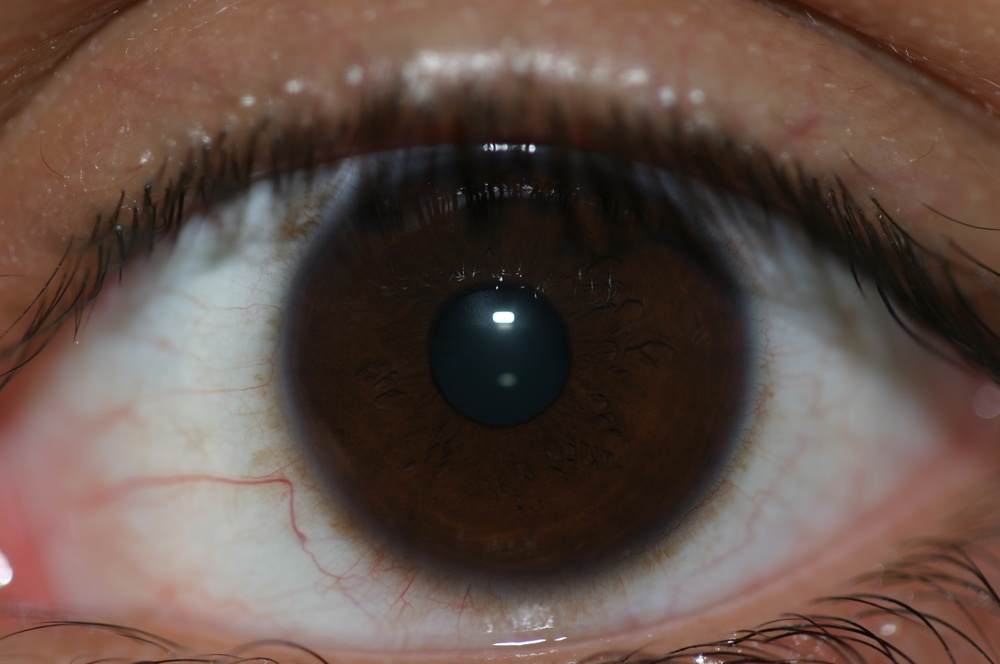
#> input picture test_eye.JPG, 1000 x 664 px, shrunk from 2048 x 1360 before the run
$ python IrisRecognition.py
#> lines starting #> are read from the running program, lines starting #| are printed output that depends on the picture; after the words box and inside, x2 and y2 are one past the last pixel; in counts of white or black regions, pixels touching at a corner belong together
from PIL import Image
import numpy as np
import matplotlib.pyplot as plt
import matplotlib.colors as mcolors
from scipy.ndimage import gaussian_filter
import cv2
import math

class IrisSegmentation:
    def __init__(self, image_path=None, image=None):
        if image_path is not None:
            self.image = Image.open(image_path).convert("RGB")
        elif image is not None:
            self.image = image
        else:
            raise ValueError("Either image_path or image must be provided")
        self.img_array = np.array(self.image)
        self.processed_img = self.img_array.copy()
        self.gray_img = None
        self.binary_pupil = None
        self.binary_iris = None
        self.pupil_center = None
        self.pupil_radius = None
        self.iris_radius = None
        self.unwrapped_iris = None
        self.height, self.width = self.img_array.shape[:2]

    def to_grayscale(self):
        """Convert image to grayscale using luminosity method"""
        R, G, B = self.img_array[:, :, 0], self.img_array[:, :, 1], self.img_array[:, :, 2]
        self.gray_img = (0.299 * R + 0.587 * G + 0.114 * B).astype(np.uint8)
        return self.gray_img

    def compute_threshold(self, X_I=2.0, X_P=3.0):
        """Compute thresholds for iris and pupil binarization"""
        if self.gray_img is None:
            self.to_grayscale()

        P = np.mean(self.gray_img)
        return int(P/X_I), int(P/X_P)

    def binarize_pupil(self, threshold=None, X_P=3.0):
        """Binarize the image to isolate the pupil"""
        if self.gray_img is None:
            self.to_grayscale()

        if threshold is None:
            _, threshold = self.compute_threshold(X_P=X_P)

        self.binary_pupil = np.where(self.gray_img < threshold, 255, 0).astype(np.uint8)
        return self.binary_pupil

    def binarize_iris(self, threshold=None, X_I=2.0):
        """Binarize the image to isolate the iris"""
        if self.gray_img is None:
            self.to_grayscale()

        if threshold is None:
            threshold, _ = self.compute_threshold(X_I=X_I)

        self.binary_iris = np.where(self.gray_img < threshold, 255, 0).astype(np.uint8)
        return self.binary_iris

    def detect_pupil(self):
        """Detect pupil boundary using morphological operations and projections"""
        if self.binary_pupil is None:
            self.binarize_pupil()

        # Morfologiczne tutaj
        kernel = cv2.getStructuringElement(cv2.MORPH_ELLIPSE, (5, 5))
        closed = cv2.morphologyEx(self.binary_pupil, cv2.MORPH_CLOSE, kernel)

        kernel = cv2.getStructuringElement(cv2.MORPH_ELLIPSE, (3, 3))
        opened = cv2.morphologyEx(closed, cv2.MORPH_OPEN, kernel)

        num_labels, labels, stats, centroids = cv2.connectedComponentsWithStats(opened, connectivity=8)

        largest_blob = 1
        largest_area = 0

        for i in range(1, num_labels):
            area = stats[i, cv2.CC_STAT_AREA]
            if area > largest_area:
                largest_area = area
                largest_blob = i

        pupil_mask = np.zeros_like(labels, dtype=np.uint8)
        pupil_mask[labels == largest_blob] = 255

        contours, _ = cv2.findContours(pupil_mask, cv2.RETR_EXTERNAL, cv2.CHAIN_APPROX_SIMPLE)

        if contours:
            largest_contour = max(contours, key=cv2.contourArea)

            (x, y), radius = cv2.minEnclosingCircle(largest_contour)
            self.pupil_center = (int(x), int(y))
            self.pupil_radius = int(radius)

            return self.pupil_center, self.pupil_radius
        else:
            return self._detect_pupil_with_projections()

    # [26 lines left out: function _detect_pupil_with_projections, not called in this run]

    def detect_iris(self):
        """Detect iris boundary using the pupil center and edge detection"""
        if self.pupil_center is None or self.pupil_radius is None:
            self.detect_pupil()

        if self.binary_iris is None:
            self.binarize_iris()

        mask = np.zeros_like(self.binary_iris)

        max_distance = min(
            self.pupil_center[0],
            self.pupil_center[1],
            self.width - self.pupil_center[0],
            self.height - self.pupil_center[1],
            int(4.5 * self.pupil_radius)
        )

        edges = cv2.Canny(self.binary_iris, 30, 70)

        y, x = np.ogrid[:self.height, :self.width]
        dist_from_center = np.sqrt((x - self.pupil_center[0])**2 + (y - self.pupil_center[1])**2)

        mask = np.logical_and(
            dist_from_center >= self.pupil_radius + 5,
            dist_from_center <= max_distance
        ).astype(np.uint8) * 255

        masked_edges = cv2.bitwise_and(edges, edges, mask=mask)

        circles = cv2.HoughCircles(
            masked_edges,
            cv2.HOUGH_GRADIENT,
            dp=1,
            minDist=self.pupil_radius*2,
            param1=50,
            param2=30,
            minRadius=int(self.pupil_radius*1.5),
            maxRadius=int(self.pupil_radius*4)
        )

        if circles is not None:
            circles = np.uint16(np.around(circles))
            for i in circles[0, :]:
                i = i.astype(np.float64)

                center_dist = np.sqrt((i[0] - self.pupil_center[0])**2 + (i[1] - self.pupil_center[1])**2)
                if center_dist < self.pupil_radius:
                    self.iris_radius = i[2]
                    return self.pupil_center, self.iris_radius

        self.iris_radius = int(self.pupil_radius * 2.8)
        return self.pupil_center, self.iris_radius

    def unwrap_iris(self, radial_resolution=80, angular_resolution=360):
        """Unwrap the iris to a rectangular representation"""
        if self.pupil_center is None or self.pupil_radius is None or self.iris_radius is None:
            self.detect_iris()

        if self.gray_img is None:
            self.to_grayscale()


        unwrapped = np.zeros((radial_resolution, angular_resolution), dtype=np.uint8)

        center_x, center_y = self.pupil_center

        for i in range(angular_resolution):
            theta = 2.0 * math.pi * i / angular_resolution
            for j in range(radial_resolution):
                r = self.pupil_radius + (self.iris_radius - self.pupil_radius) * j / radial_resolution

                x = int(center_x + r * math.cos(theta))
                y = int(center_y + r * math.sin(theta))


                if 0 <= x < self.width and 0 <= y < self.height:
                    unwrapped[j, i] = self.gray_img[y, x]

        self.unwrapped_iris = unwrapped
        return unwrapped

    def visualize_segmentation(self):
        """Visualize the segmentation results"""
        if self.pupil_center is None or self.pupil_radius is None or self.iris_radius is None:
            self.detect_iris()

        visualization = self.img_array.copy()

        cv2.circle(
            visualization,
            self.pupil_center,
            self.pupil_radius,
            (0, 255, 0),
            2
        )

        cv2.circle(
            visualization,
            self.pupil_center,
            int(self.iris_radius),
            (255, 0, 0),
            2
        )

        cv2.circle(
            visualization,
            self.pupil_center,
            2,
            (0, 0, 255),
            -1
        )

        return visualization

    # [11 lines left out: functions save_unwrapped_iris, save_segmentation, not called in this run]

    def generate_iris_code(self, radial_bands=8, frequency=0.45, angular_segments=256):
        """Generate binary iris code with proper Gabor response capture"""
        if self.unwrapped_iris is None:
            self.unwrap_iris()

        sigma = 2.0
        band_height = max(4, self.unwrapped_iris.shape[0] // radial_bands)
        code = np.zeros((radial_bands, angular_segments * 2), dtype=np.uint8)

        t = np.linspace(-np.pi, np.pi, self.unwrapped_iris.shape[1])
        gaussian_window = np.exp(-t**2 / (2 * sigma**2))
        gabor_real = gaussian_window * np.cos(2 * np.pi * frequency * t)
        gabor_imag = gaussian_window * np.sin(2 * np.pi * frequency * t)

        gabor_real = (gabor_real - np.mean(gabor_real)) / np.linalg.norm(gabor_real)
        gabor_imag = (gabor_imag - np.mean(gabor_imag)) / np.linalg.norm(gabor_imag)

        for band in range(radial_bands):
            start = max(0, band * band_height - band_height//4)
            end = min(self.unwrapped_iris.shape[0],
                    (band + 1) * band_height + band_height//4)
            strip = self.unwrapped_iris[start:end, :]

            smoothed = gaussian_filter(strip, sigma=0.5)
            signal = np.mean(smoothed, axis=0)

            signal = (signal - np.mean(signal)) / (np.std(signal) + 1e-8)

            filtered_real = np.convolve(signal, gabor_real, mode='same')
            filtered_imag = np.convolve(signal, gabor_imag, mode='same')

            # real_thresh = np.mean(filtered_real)
            # imag_thresh = np.mean(filtered_imag)

            segment_length = len(signal) // angular_segments
            for i in range(angular_segments):
                s = i * segment_length
                e = (i + 1) * segment_length if i < angular_segments - 1 else len(signal)

                code[band, 2*i] = int(np.mean(filtered_real[s:e]) > 0)
                code[band, 2*i+1] = int(np.mean(filtered_imag[s:e]) > 0)

        self.iris_code = code
        return code

    def visualize_iris_code(self):
        """Visualize the iris code"""
        if not hasattr(self, 'iris_code'):
            self.generate_iris_code()

        plt.figure(figsize=(10, 2.5))
        plt.imshow(self.iris_code, cmap='gray', interpolation='nearest', aspect='auto')
        plt.title("Iris Code Map")
        plt.xlabel("Angular bits (real + imag)")
        plt.ylabel("Radial bands")
        plt.xticks([])
        plt.yticks([])
        plt.grid(False)
        plt.tight_layout()
        plt.show()

    # [12 lines left out: function hamming_distance, not called in this run]

class IrisSegmenter:
    def __init__(self):
        pass

    def prep(self, segmentation, X_I=2.2, X_P=5.3):
        segmentation.to_grayscale()
        iris_threshold, pupil_threshold = segmentation.compute_threshold(X_I=X_I, X_P=X_P)
        segmentation.binarize_pupil(pupil_threshold)
        segmentation.binarize_iris(iris_threshold)
        segmentation.detect_pupil()
        segmentation.detect_iris()
        segmentation.unwrap_iris()
        segmented = segmentation.visualize_segmentation()
        plt.figure(figsize=(10, 10))
        plt.imshow(segmented)
        plt.title("Segmented Iris")
        plt.axis('off')
        plt.tight_layout()
        plt.show()
        return segmentation

    # [42 lines left out: function compare_iris_codes, not called in this run]


def main():
    path1 = "data/041/IMG_041_L_3.JPG"
    path2 = "data/041/IMG_041_R_6.JPG"

    segmenter = IrisSegmenter()

    # [10 lines of commented-out code are left out]
    path3 = "test_eye.JPG"

    segmentation3 = segmenter.prep(IrisSegmentation(path3), X_I=2.2, X_P=5.3)
#> in __init__, self.image is the input picture: PIL image 1000x664 RGB; mean R, G, B 97.8, 78.7, 70.6
#> in to_grayscale, `R, G, B = self.img_array[:, :, 0], self.img_array[:, :, 1], self.img_a..`:
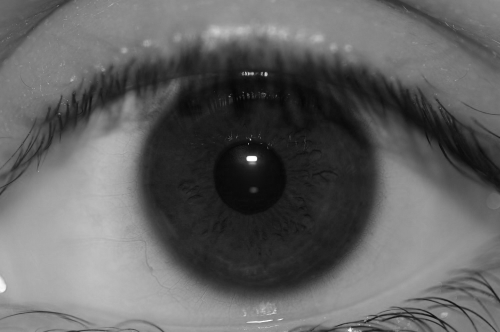
#> R: shape (664, 1000) (shown at 1/2 size); min 3, max 255, mean 97.8
#> in to_grayscale, `R, G, B = self.img_array[:, :, 0], self.img_array[:, :, 1], self.img_a..`:
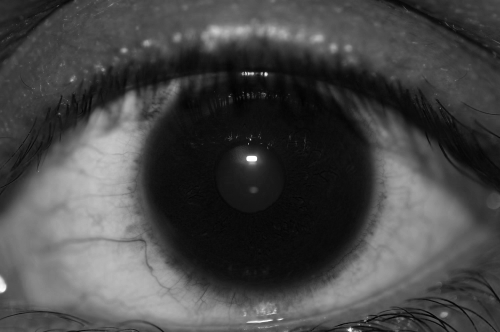
#> B: shape (664, 1000) (shown at 1/2 size); min 0, max 255, mean 70.6
#> in compute_threshold, `P = np.mean(self.gray_img)`: P = 82.97
#> in prep, `iris_threshold, pupil_threshold = segmentation.compute_threshold(X_I=X..`: iris_threshold = 37; pupil_threshold = 15
#> in binarize_pupil, `self.binary_pupil = np.where(self.gray_img < threshold, 255, 0).astype..`:
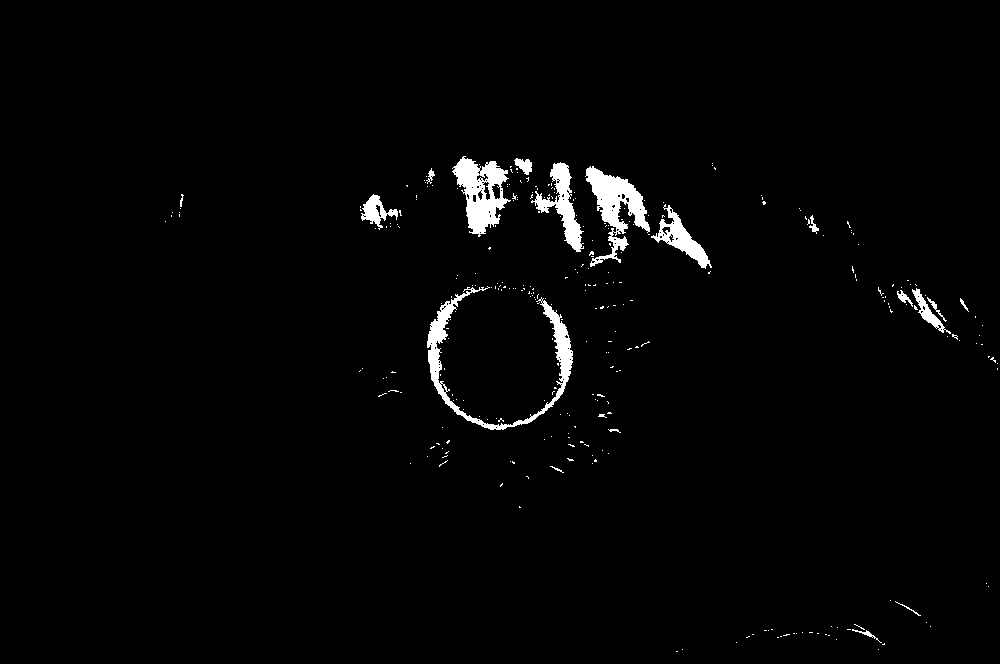
#> self.binary_pupil: shape (664, 1000); 1.9% white; 304 white regions (285 under 20 px), largest, box (x1, y1, x2, y2) and area: (427, 286, 573, 430) 2911, (585, 166, 650, 267) 2461, (452, 156, 511, 237) 2391
#> in detect_pupil, `num_labels, labels, stats, centroids = cv2.connectedComponentsWithStat..`:
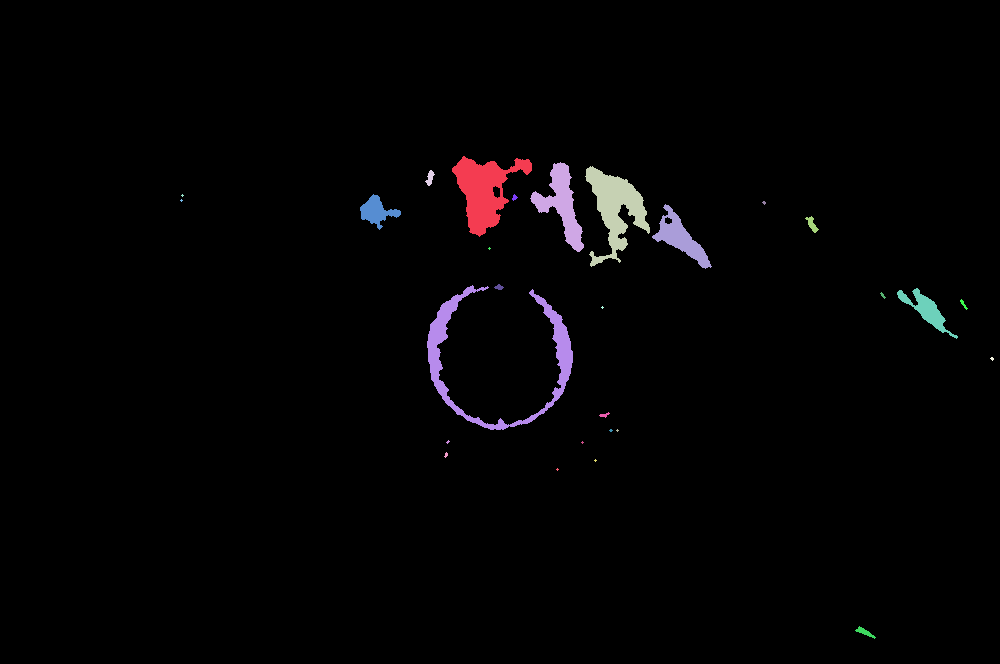
#> labels: shape (664, 1000) int32; 29 distinct labels, from 0 to 28; one colour per label, 0 black
#> in detect_pupil, `num_labels, labels, stats, centroids = cv2.connectedComponentsWithStat..`: num_labels = 29; stats = 29 rows, first 6: [0, 0, 1000, 664, 649920], [452, 156, 80, 81, 2959], [530, 162, 54, 90, 1791], [585, 166, 65, 101, 2752], [425, 170, 10, 16, 81], [181, 194, 3, 3, 5]; centroids = 29 pairs, first value 181 to 991.7, second value 177.5 to 631.8
#> the loop in detect_pupil, `for i in range(1, num_labels):` made 28 passes
#> (area, largest_area) on passes 1, 13: (2959, 2959), (3356, 3356)
#> after the loop in detect_pupil, `for i in range(1, num_labels):`: largest_area = 3356; largest_blob = 13
#> in detect_iris, `masked_edges = cv2.bitwise_and(edges, edges, mask=mask)`:
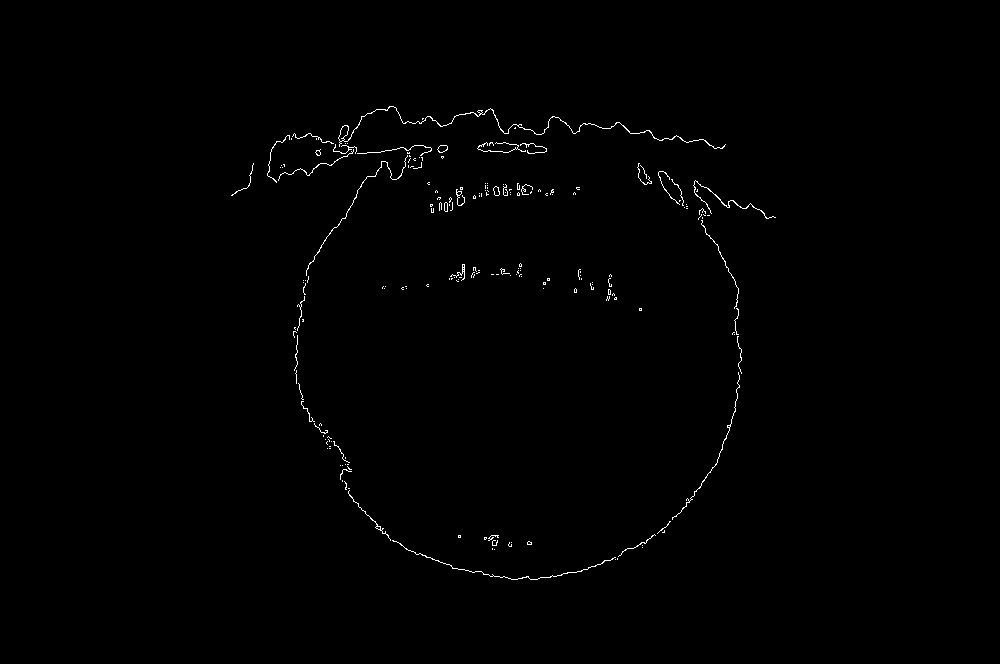
#> masked_edges: shape (664, 1000); 0.55% white in thin lines or dots, all inside (x1, y1, x2, y2) = (231, 106, 776, 580)
#> in detect_iris, `circles = cv2.HoughCircles( masked_edges, cv2.HOUGH_GRADIENT, dp=1, mi..`: circles = [[531.5, 323.5, 254.3]]
#> in detect_iris, `circles = np.uint16(np.around(circles))`: circles = [[532, 324, 254]]
#> the loop in detect_iris, `for i in circles[0, :]:` made 1 pass
#> (i, center_dist, self.iris_radius) on pass 1: ([532, 324, 254], 46.1, 254)
#> after the loop in unwrap_iris, `for i in range(angular_resolution):`:
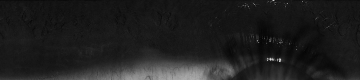
#> unwrapped: shape (80, 360); min 4, max 220, mean 31.2
    segmentation3.generate_iris_code()
    segmentation3.visualize_iris_code()
#> in visualize_iris_code, `plt.show()`:
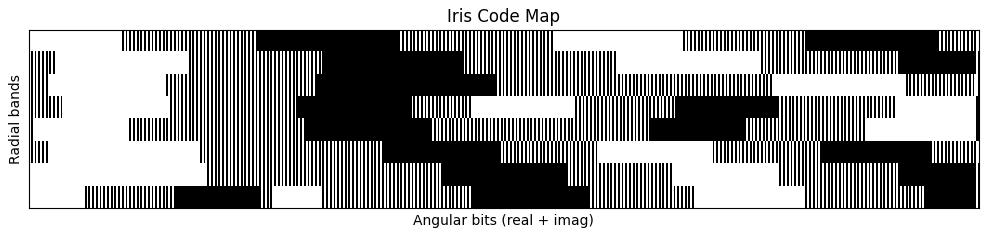
#> figure drawn by matplotlib, 1 panel
    # segmenter.compare_iris_codes(segmentation, iris_code, iris_code3)

if __name__ == "__main__":
    main()
